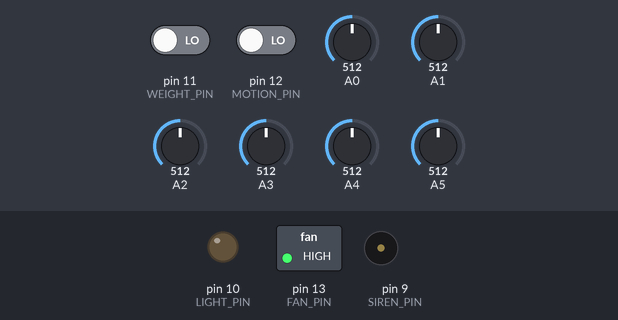
A sketch run on a simulated Arduino Uno, built with avr-gcc and run on an emulated ATmega328P. Shown: switched loads named in the sketch (green lamp = pin HIGH), output pins drawn as LEDs (lit = HIGH), buzzer (waves = sounding). The inputs (shaded band) are chosen by the test bench; at power-on: pin 11 (WEIGHT_PIN) LOW, pin 12 (MOTION_PIN) LOW, A0 = 512, A1 = 512, A2 = 512, A3 = 512, A4 = 512, A5 = 512.

Above: at 1.2 s.
1.3 s: pin 11 (WEIGHT_PIN) driven HIGH
At 2.2 s:
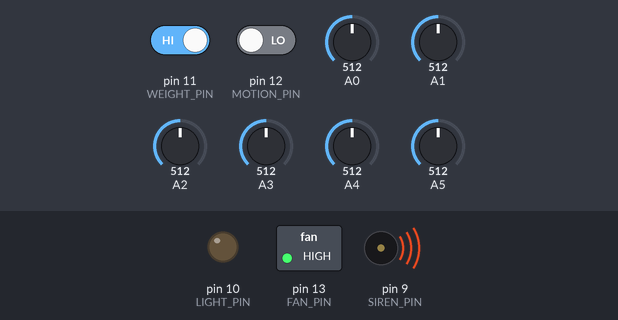
Timing chart, 0 to 4.3 s (numbered marks = the images above; inputs shaded):
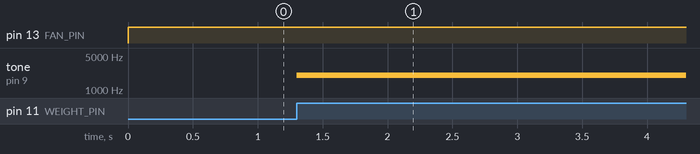

Measured:
- after the input at 1.3 s, tone on pin 9 (SIREN_PIN): silent → 2000 Hz at once

The sketch:

CarSeatCode.ino
```cpp
/*------------------------------------------------
CarSeatCode.c

Acts as the main loop for the Car Seat Project
------------------------------------------------*/

#include <stdio.h>
#include <string.h>
#include <stdbool.h>

#include "CarSeatCodeFunctions.h"

#define TEMP_SENSORS 6

float * pointer;
float   temp_sens_array[TEMP_SENSORS] = {0};
float ret_val = 0;

void setup()
{
pointer = temp_sens_array;

pinMode(FAN_PIN,   OUTPUT);
pinMode(LIGHT_PIN, OUTPUT);
pinMode(SIREN_PIN, OUTPUT);
pinMode(MOTION_PIN,INPUT);
pinMode(WEIGHT_PIN,INPUT);

}

void loop()
{

#if TESTING

#if TEMP_TEST
ret_val = temp_array_avg( TEMP_SENSORS, pointer );
Serial.print("Average temperature value: ");
Serial.println(ret_val);
#endif

#if FAN_TEST
fans_on();
Serial.println("FANS ARE ON");
#endif

#if BABY_TEST
Serial.print("Is there a baby in the seat? - ");
Serial.println(baby_check());
#endif

#if ALARM_TEST
sound_alarm();
Serial.println("ALARM IS ON!!!!!!!!");
#endif

#else

  ret_val = temp_array_avg( TEMP_SENSORS, pointer );

  if(ret_val > 85)
  {
    fans_on();
  }

  if(ret_val > 90)
  {
    if(baby_check())
    {
      sound_alarm();
    }
  }
#endif

}

void sound_alarm( void )
{
  ALARM_LIGHT(HIGH);
  ALARM_SIREN(1000);
  ALARM_LIGHT(LOW);
  delay(500);
}
```

CarSeatCodeFunctions.c
```cpp
#include "CarSeatCodeFunctions.h"

float retreive_f_temp( int pin )
{
  float analog_raw = 0;
  float analog_mV = 0;
  float cent_temp = 0;
  float f_temp = 0;
  analog_raw = analogRead(pin);
  analog_mV = analog_raw*(MAX_VOLT_MILLIVOLT/RESOLUTION);
  cent_temp = (analog_mV-VOLT_OFFSET)/LIN_DIV;
  f_temp = (cent_temp*CONVERSION_CONST) + TEMP_OFFSET;

  return( f_temp );
}

float temp_array_avg( int array_size, float * temp_array )
{
    float   total_temp = 0;
    float   avg_temp = 0;
    int counter;

    for (counter = 0; counter < array_size; counter++)
    {
        *temp_array  = retreive_f_temp(counter);
        total_temp += *temp_array;
        temp_array++;
    }

    avg_temp = total_temp/array_size;

    return avg_temp;
}

void fans_on( void )
{
  digitalWrite(FAN_PIN, HIGH);
}

bool motion_detected( void )
{
  return(digitalRead(MOTION_PIN));
}


bool weight_detected( void )
{
  return(digitalRead(WEIGHT_PIN));
}


bool baby_check( void )
{
  if( motion_detected() || weight_detected() )
  {
      return true;
  }
  return false;
}

//void alarm_light_on( void )
//{
//  digitalWrite(LIGHT_PIN,HIGH);
//}
//
//void alarm_light_off( void )
//{
//  digitalWrite(LIGHT_PIN,LOW);
//}
```

CarSeatCodeFunctions.h
```cpp
#ifndef CarSeatCodeFunctions_h
#define CarSeatCodeFunctions_h

#include <Arduino.h>
#include <stdio.h>
#include <string.h>
#include <stdbool.h>

#define FAN_PIN       13
#define MOTION_PIN    12
#define WEIGHT_PIN    11
#define LIGHT_PIN     10
#define SIREN_PIN     9

#define MAX_VOLT_MILLIVOLT  5000
#define RESOLUTION          1024
#define VOLT_OFFSET         50
#define LIN_DIV             10
#define TEMP_OFFSET         32
#define CONVERSION_CONST    1.8
#define SIREN_FREQ          2000
#define ALARM_SIREN(duration)        tone(SIREN_PIN,SIREN_FREQ,duration)
#define ALARM_LIGHT(level)           digitalWrite(LIGHT_PIN, level)


#define TESTING      false
#define TEMP_TEST    false
#define FAN_TEST     false
#define BABY_TEST    false
#define ALARM_TEST   false


#ifdef __cplusplus
  extern "C"
  {
    float temp_array_avg( int array_size, float * temp_array);

    float retreive_f_temp( int pin );

    void fans_on( void );

    bool baby_check( void );

    bool motion_detected( void );

    bool weight_detected( void );

    void sound_alarm( void );

//    void alarm_light_on( void );
//
//    void alarm_light_off( void );
//
//    void alarm_siren( void );
  }

#endif

#endif /* CarSeatCodeFunctions_h */
```
